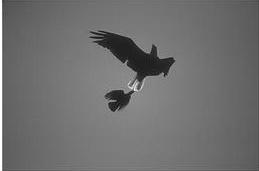
#> input picture datasets/input/eagle.jpg, 259 x 171 px, found by its file name
$ python gmm_smsi.py
#> lines starting #> are read from the running program, lines starting #| are printed output that depends on the picture
"""

SMSI GMM with gray scale Image

"""

import time

import cv2
import numpy as np
from matplotlib import pyplot
from scipy import ndimage
from sklearn.cluster import KMeans


def initialise_parameters(features, d=None, means=None, covariances=None, weights=None):
    """
    Initialises parameters: means, covariances, and mixing probabilities
    if undefined.

    Arguments:
    features -- input features data set
    """
    if not means or not covariances:
        val = 250
        n = features.shape[0]
        # Shuffle features set
        indices = np.arange(n)
        np.random.shuffle(np.arange(n))
        features_shuffled = np.array([features[i] for i in indices])

        # Split into n_components subarrays
        divs = int(np.floor(n / k))

        # Estimate means/covariances (or both)
        if not means:
            kmeans = KMeans(n_clusters=k, random_state=0).fit(features.reshape(-1, 1))
            means = kmeans.cluster_centers_

        if not covariances:
            covariances = [val * np.identity(d) for i in range(k)]

    if not weights:
        weights = [float(1 / k) for i in range(k)]

    return (means, covariances, weights)


# gaussian function
def gau(mean, var, varInv, feature, d):
    var_det = np.linalg.det(var)
    a = np.sqrt(2 * (np.pi ** d) * var_det)
    b = np.exp(-0.5 * np.dot((feature - mean), np.dot(varInv, (feature - mean).transpose())))
    return b / a


def smsi_likeli(mean, var, varInv, s_value, feature, d):
    temp = []
    for x in range(k):
        temp.append(s_value * gau(mean[x], var[x], varInv[x], feature, d))
    return temp


def saliency(img):
    c = cv2.dft(np.float32(img), flags=cv2.DFT_COMPLEX_OUTPUT)
    mag = np.sqrt(c[:, :, 0] ** 2 + c[:, :, 1] ** 2)
    spectralResidual = np.exp(np.log(mag) - cv2.boxFilter(np.log(mag), -1, (3, 3)))

    c[:, :, 0] = c[:, :, 0] * spectralResidual / mag
    c[:, :, 1] = c[:, :, 1] * spectralResidual / mag
    c = cv2.dft(c, flags=(cv2.DFT_INVERSE | cv2.DFT_SCALE))
    mag = c[:, :, 0] ** 2 + c[:, :, 1] ** 2
    cv2.normalize(cv2.GaussianBlur(mag, (9, 9), 3, 3), mag, 0., 1., cv2.NORM_MINMAX)
    pyplot.subplot(2, 2, 2)
    pyplot.imshow(mag)

    return mag


def neighbor_prob(img, fun):
    mask = np.ones((3, 3))
    result = ndimage.generic_filter(img, function=fun, footprint=mask, mode='constant', cval=np.NaN)
    return result


def sliding_window(im):
    rows, cols = im.shape
    final = np.zeros((rows, cols, 3, 3))
    for x in (0, 1, 2):
        for y in (0, 1, 2):
            im1 = np.vstack((im[x:], im[:x]))
            im1 = np.column_stack((im1[:, y:], im1[:, :y]))
            final[x::3, y::3] = np.swapaxes(im1.reshape(int(rows / 3), 3, int(cols / 3), -1), 1, 2)
    return final


input_path = "/Users/Srikanth/PycharmProjects/Gaussain/datasets/input/eagle.jpg"

img = cv2.imread(input_path, 0)
#> img is the input picture: shape (171, 259); min 6, max 255, mean 111
pyplot.subplot(2, 2, 1)
pyplot.imshow(img)
# no of clusters
k = 2
o_shape = img.shape
#> o_shape = (171, 259)

# Gray scale
d = 1

# Array of pixels
feat = img.reshape(-1)

# Total no of pixels
N = len(feat)
#> N = 44289

# s = saliency(input_path)
s = saliency(img)
#> in saliency, `mag = np.sqrt(c[:, :, 0] ** 2 + c[:, :, 1] ** 2)`:
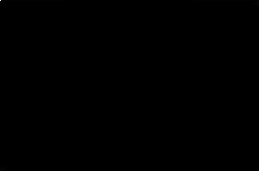
#> mag: shape (171, 259) float32; min 2.03, max 4915627, mean 1558.5; drawn with min black and max white
#> in saliency, `cv2.normalize(cv2.GaussianBlur(mag, (9, 9), 3, 3), mag, 0., 1., cv2.NO..`:
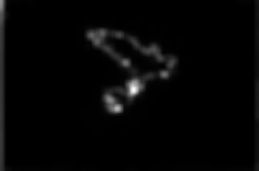
#> mag: shape (171, 259) float32; min 5.3e-12, max 1, mean 0.022

means, covariances, weights = initialise_parameters(features=feat, d=d)
#> in initialise_parameters, `means = kmeans.cluster_centers_`: means = [114.4, 40.15]
#> means = [114.4, 40.15]; covariances = [[250], [250]]; weights = [0.5, 0.5]
covariances_Inv = [np.linalg.inv(covariances[i]) for i in range(k)]
#> covariances_Inv = [[0.004], [0.004]]
meanPrev = [np.array([0]) for i in range(k)]
iteration = []
logLikelihoods = []
counterr = 0
smsi_init_weights = np.ones((o_shape[0] * o_shape[1], k))

# Ri value
R_value = neighbor_prob(s, np.nansum)
R_value = R_value.reshape(-1)
s_value = s.reshape(-1)

while abs((np.asarray(meanPrev) - np.asarray(means)).sum()) > 0.01:
    start = time.time()
    smsi_resp = []
    for i, feature in enumerate(feat):
#> (the run stopped early here; a loop or call above may not have finished)
